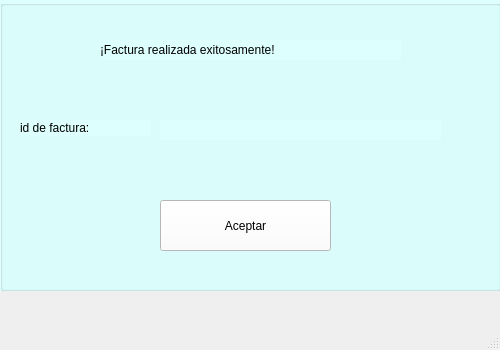
<?xml version="1.0" encoding="UTF-8"?>
<ui version="4.0">
 <class>MainWindow</class>
 <widget class="QMainWindow" name="MainWindow">
  <property name="geometry">
   <rect>
    <x>0</x>
    <y>0</y>
    <width>500</width>
    <height>350</height>
   </rect>
  </property>
  <property name="minimumSize">
   <size>
    <width>500</width>
    <height>350</height>
   </size>
  </property>
  <property name="maximumSize">
   <size>
    <width>500</width>
    <height>350</height>
   </size>
  </property>
  <property name="windowTitle">
   <string>MainWindow</string>
  </property>
  <widget class="QWidget" name="centralwidget">
   <widget class="QGroupBox" name="groupBox">
    <property name="geometry">
     <rect>
      <x>0</x>
      <y>0</y>
      <width>501</width>
      <height>291</height>
     </rect>
    </property>
    <property name="styleSheet">
     <string notr="true">background-color: rgb(221, 255, 254);</string>
    </property>
    <property name="title">
     <string/>
    </property>
    <widget class="QLabel" name="label">
     <property name="geometry">
      <rect>
       <x>100</x>
       <y>40</y>
       <width>301</width>
       <height>20</height>
      </rect>
     </property>
     <property name="styleSheet">
      <string notr="true">font: 12pt &quot;MS Shell Dlg 2&quot;;</string>
     </property>
     <property name="text">
      <string>¡Factura realizada exitosamente!</string>
     </property>
    </widget>
    <widget class="QLabel" name="label_2">
     <property name="geometry">
      <rect>
       <x>20</x>
       <y>120</y>
       <width>131</width>
       <height>16</height>
      </rect>
     </property>
     <property name="styleSheet">
      <string notr="true">font: 12pt &quot;MS Shell Dlg 2&quot;;</string>
     </property>
     <property name="text">
      <string>id de factura:</string>
     </property>
    </widget>
    <widget class="QLabel" name="id_factura">
     <property name="geometry">
      <rect>
       <x>160</x>
       <y>120</y>
       <width>281</width>
       <height>20</height>
      </rect>
     </property>
     <property name="text">
      <string/>
     </property>
    </widget>
    <widget class="QPushButton" name="pushButton">
     <property name="geometry">
      <rect>
       <x>160</x>
       <y>200</y>
       <width>171</width>
       <height>51</height>
      </rect>
     </property>
     <property name="styleSheet">
      <string notr="true">background-color: rgb(255, 255, 255);
font: 14pt &quot;MS Shell Dlg 2&quot;;</string>
     </property>
     <property name="text">
      <string>Aceptar</string>
     </property>
    </widget>
   </widget>
  </widget>
  <widget class="QMenuBar" name="menubar">
   <property name="geometry">
    <rect>
     <x>0</x>
     <y>0</y>
     <width>500</width>
     <height>26</height>
    </rect>
   </property>
  </widget>
  <widget class="QStatusBar" name="statusbar"/>
 </widget>
 <resources/>
 <connections/>
</ui>
